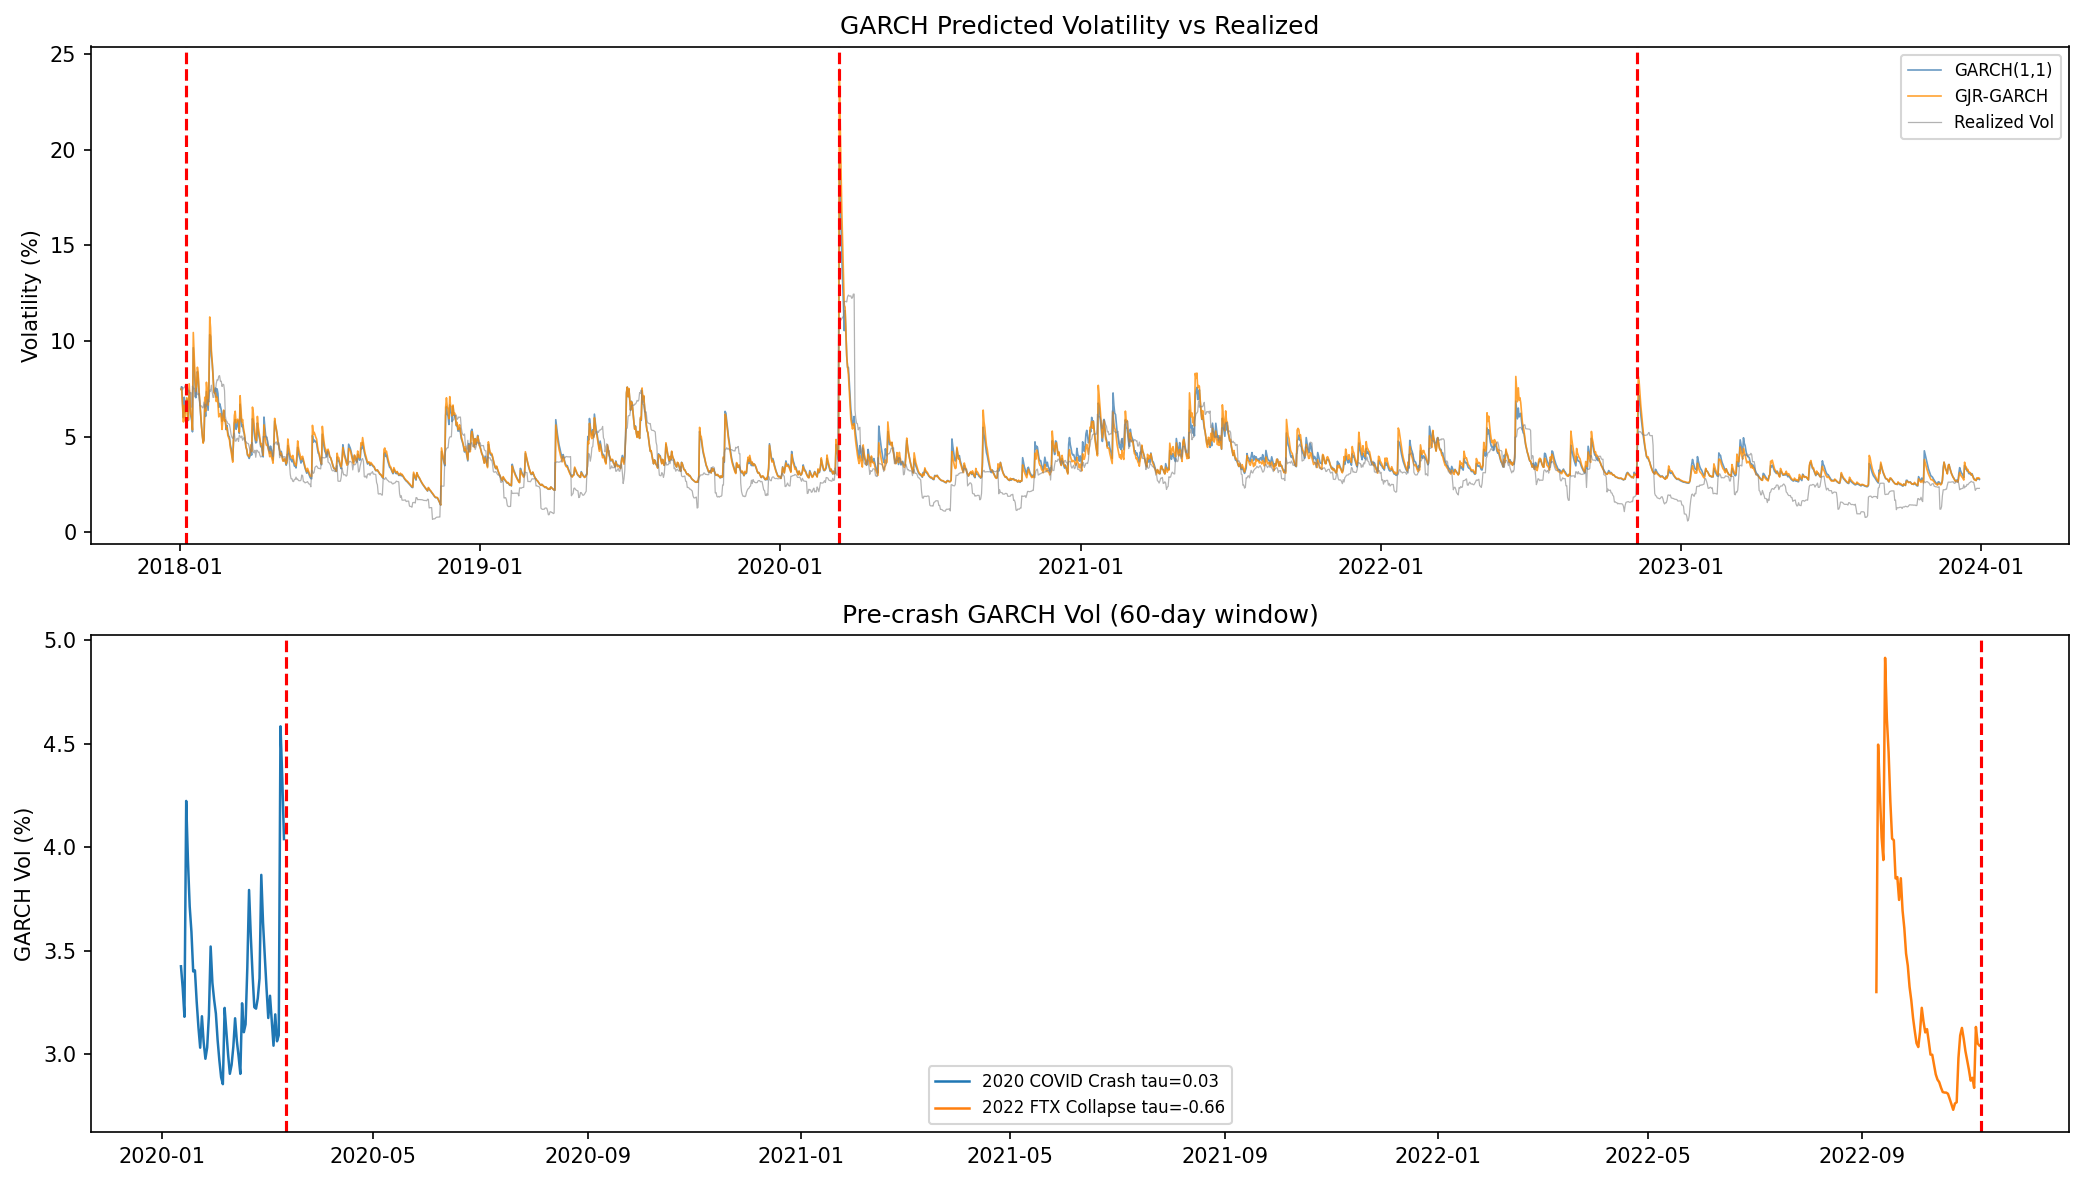

This chart was generated by the following Python code:
"""
GARCH 변동성 예측 검증 v1
==========================
질문: GARCH(1,1)이 BTC 변동성을 유의미하게 예측하는가?
      그리고 예측 변동성이 크래시 전에 상승 신호를 주는가?

설계:
  - 데이터: BTC 일봉 (yfinance)
  - 모델: GARCH(1,1) + GJR-GARCH(1,1) (비대칭 충격 반영)
  - 검증:
    1. 예측 정확도 (QLIKE, MSE) vs 벤치마크 (역사적 변동성)
    2. 크래시 전 30/60일 내 예측 변동성 상승 추세 (Kendall tau)
"""

import warnings
warnings.filterwarnings('ignore')

import numpy as np
import pandas as pd
import yfinance as yf
import matplotlib.pyplot as plt
import matplotlib.dates as mdates
from arch import arch_model
from scipy.stats import kendalltau

START = "2017-01-01"
END   = "2023-12-31"

CRASH_EVENTS = {
    "2018 Bull Crash":   pd.Timestamp("2018-01-08"),
    "2020 COVID Crash":  pd.Timestamp("2020-03-12"),
    "2022 FTX Collapse": pd.Timestamp("2022-11-08"),
}

# ═══════════════════════════════
# 1. 데이터
# ═══════════════════════════════
print("데이터 로딩...")
raw   = yf.download("BTC-USD", start=START, end=END,
                    auto_adjust=True, progress=False)
close = raw["Close"]
if isinstance(close, pd.DataFrame):
    close = close.iloc[:, 0]

ret = np.log(close / close.shift(1)).dropna() * 100  # % 수익률
print(f"  {len(ret)}일치 로드 완료")

# ═══════════════════════════════
# 2. 롤링 예측 (walk-forward)
# ═══════════════════════════════
TRAIN_SIZE = 365   # 초기 학습 1년
results_garch = []
results_gjr   = []
realized_vol  = []

print(f"롤링 예측 중 ({len(ret) - TRAIN_SIZE}일)...")
for i in range(TRAIN_SIZE, len(ret)):
    train = ret.iloc[:i]
    rv    = train.iloc[-20:].std()  # 20일 실현변동성 (벤치마크)
    realized_vol.append(rv)

    try:
        # GARCH(1,1)
        m1 = arch_model(train, vol='Garch', p=1, q=1, dist='normal')
        r1 = m1.fit(disp='off', show_warning=False)
        fc1 = r1.forecast(horizon=1)
        results_garch.append(float(np.sqrt(fc1.variance.iloc[-1, 0])))

        # GJR-GARCH(1,1)
        m2 = arch_model(train, vol='Garch', p=1, o=1, q=1, dist='normal')
        r2 = m2.fit(disp='off', show_warning=False)
        fc2 = r2.forecast(horizon=1)
        results_gjr.append(float(np.sqrt(fc2.variance.iloc[-1, 0])))
    except Exception:
        results_garch.append(np.nan)
        results_gjr.append(np.nan)

    if (i - TRAIN_SIZE) % 100 == 0:
        print(f"  진행: {i - TRAIN_SIZE}/{len(ret) - TRAIN_SIZE}")

pred_dates = ret.index[TRAIN_SIZE:]
garch_vol  = pd.Series(results_garch, index=pred_dates)
gjr_vol    = pd.Series(results_gjr,   index=pred_dates)
real_vol   = pd.Series(realized_vol,  index=pred_dates)

# ═══════════════════════════════
# 3. 예측 정확도
# ═══════════════════════════════
actual_vol = ret.rolling(20).std().iloc[TRAIN_SIZE:]

valid = actual_vol.dropna()
g_mse  = ((garch_vol[valid.index] - valid) ** 2).mean()
gjr_mse = ((gjr_vol[valid.index] - valid) ** 2).mean()
hv_mse  = ((real_vol[valid.index] - valid) ** 2).mean()

print(f"\n예측 정확도 (MSE vs 실현변동성):")
print(f"  Historical Vol: {hv_mse:.4f}")
print(f"  GARCH(1,1):     {g_mse:.4f}")
print(f"  GJR-GARCH:      {gjr_mse:.4f}")

# ═══════════════════════════════
# 4. 크래시 전 추세 분석
# ═══════════════════════════════
print("\n크래시 전 변동성 추세:")
crash_results = []

for crash_name, crash_date in CRASH_EVENTS.items():
    tau, p, pre_g = 0.0, 1.0, pd.Series(dtype=float)
    for window in [30, 60]:
        pre_start = crash_date - pd.Timedelta(days=window)
        _pre = garch_vol[(garch_vol.index >= pre_start) &
                          (garch_vol.index < crash_date)].dropna()
        if len(_pre) < 10:
            continue
        pre_g = _pre
        tau, p = kendalltau(np.arange(len(pre_g)), pre_g.values)

    crash_val = garch_vol.get(crash_date,
                    garch_vol.iloc[garch_vol.index.get_indexer([crash_date], method='nearest')[0]])

    result = dict(crash=crash_name, crash_date=crash_date,
                  tau=tau, p=p, crash_vol=crash_val,
                  pre_g=pre_g)
    crash_results.append(result)

    signal = tau > 0 and p < 0.05
    print(f"\n  [{crash_name}]")
    print(f"    크래시 당일 예측 vol: {crash_val:.4f}%")
    print(f"    사전 60일 Kendall tau={tau:.3f} p={p:.4f} "
          f"{'[TREND]' if signal else '[NO TREND]'}")

# ═══════════════════════════════
# 5. 시각화
# ═══════════════════════════════
fig, axes = plt.subplots(2, 1, figsize=(14, 8))

ax = axes[0]
ax.plot(garch_vol.index, garch_vol.values,
        color='steelblue', lw=0.8, label='GARCH(1,1)', alpha=0.8)
ax.plot(gjr_vol.index, gjr_vol.values,
        color='darkorange', lw=0.8, label='GJR-GARCH', alpha=0.8)
ax.plot(actual_vol.index, actual_vol.values,
        color='gray', lw=0.6, label='Realized Vol', alpha=0.6)
for name, date in CRASH_EVENTS.items():
    ax.axvline(date, color='red', lw=1.5, linestyle='--')
ax.set_title("GARCH Predicted Volatility vs Realized")
ax.set_ylabel("Volatility (%)")
ax.legend(fontsize=8)
ax.xaxis.set_major_formatter(mdates.DateFormatter('%Y-%m'))
ax.xaxis.set_major_locator(mdates.YearLocator())

ax = axes[1]
for r in crash_results:
    if r["pre_g"] is None or len(r["pre_g"]) == 0:
        continue
    ax.plot(r["pre_g"].index, r["pre_g"].values,
            lw=1.2, label=f"{r['crash']} tau={r['tau']:.2f}")
    ax.axvline(r["crash_date"], color='red', lw=1.5, linestyle='--')
ax.set_title("Pre-crash GARCH Vol (60-day window)")
ax.set_ylabel("GARCH Vol (%)")
ax.legend(fontsize=8)
ax.xaxis.set_major_formatter(mdates.DateFormatter('%Y-%m'))

plt.tight_layout()
plt.savefig("garch_validation_v1.png", dpi=150, bbox_inches='tight')
print("\n그래프 저장: garch_validation_v1.png")

# ═══════════════════════════════
# 6. 요약
# ═══════════════════════════════
print("\n" + "=" * 60)
print("GARCH 검증 v1 -- 최종 판정")
print("=" * 60)
print(f"예측 정확도: GARCH MSE={g_mse:.4f} vs HV={hv_mse:.4f} "
      f"({'GARCH 우위' if g_mse < hv_mse else 'HV 우위'})")
signal_count = sum(1 for r in crash_results
                   if r["tau"] > 0 and r["p"] < 0.05)
print(f"크래시 전 상승 추세: {signal_count}/{len(crash_results)}")
for r in crash_results:
    sig = "[SIGNAL]" if (r["tau"] > 0 and r["p"] < 0.05) else "[NULL]"
    print(f"  {r['crash']:22s} tau={r['tau']:+.3f} p={r['p']:.4f} {sig}")

if g_mse < hv_mse and signal_count >= 2:
    print("\n판정: SIGNAL -- GARCH 유효. 버블 지표와 조합 진행")
elif g_mse < hv_mse or signal_count >= 1:
    print("\n판정: WEAK -- 부분 유효")
else:
    print("\n판정: NULL -- GARCH 예측력 없음")
print("=" * 60)
